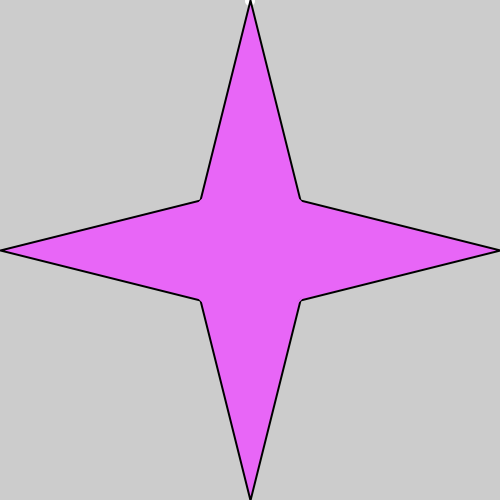
Frame 1 (no input)
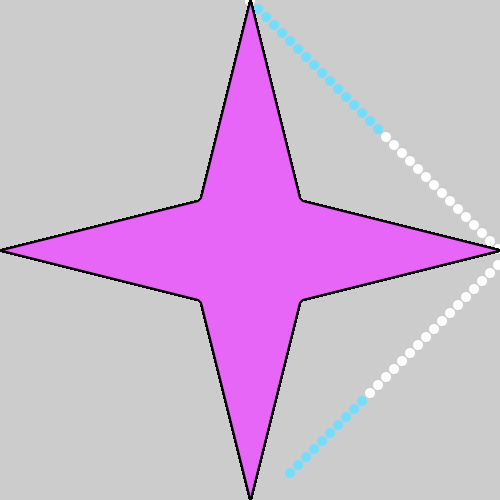
Frame 60 (the mouse pressed at the canvas centre just before this capture)
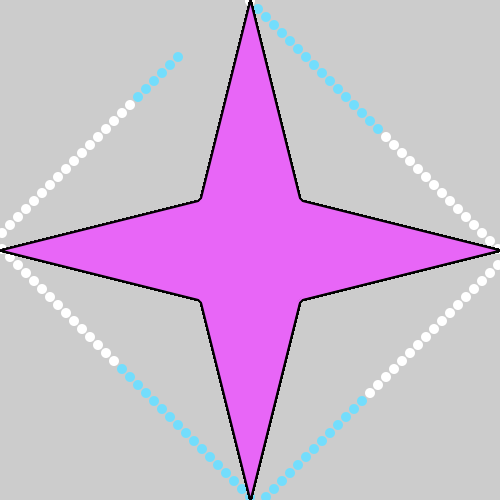
Frame 120 (the mouse held since frame 60 and released just before this capture)

The Processing sketch that drew these frames (run headless with seeded random() and noise(); from frame 60 on, the mouse is pressed at the canvas centre):

// Processing sketch: sofias03t00
// ── sofias03t00.pde
// Universidad del Desarrollo, Facultad de Diseño, Diseño Digital
// Sofía Oller Vidal
// Elemento que rebote en cuatros bordes y que vaya cambiando de color cada vez que rebote

color negro;
color blanco;                                 // estoy diciendo que cuando llame a este color será con este nombre
color rosado;                                 // estoy diciendo que cuando llame a este color será con este nombre
color celeste;                                // esto diciendo que cuando llame a este color será con este nombre

int x, y;                                     // nombrando las variables
int vely, velx;                               // nombrando nuevamente las variables
color pelota;                                 // nombró variable de pelota

void setup() {                                // inicio área de seteo
  size(500, 500);                             // se crea el tamaño del lienzo
  y=1;                                        // valorizando y
  vely = 8;                                  // le entrego el valor de velocidad a y
  x = width/2;                               // valorizando x
  velx = 8;                                  // le entrego el valor de velocidad a x

  pelota = color (255, 255, 255);             // declarando color blanco
  celeste = color (115, 221, 252);            // declarando color celeste
  negro = color (0, 0, 0);                    // declarando color negro
  rosado = color (232, 102, 247);             // declarando color rosado
}

void draw() {                                 // inicio área de dibujo
  fill(pelota);                               // declaro el color de la ellipse
  noStroke();                                 // declaro ellipse sin borde
  ellipse(x, y, 10, 10);                      // se dibuja la ellipse
  if (y > height|| y < 0) {                   // si y es mayor a la altura o menor a 0, la velocidad de y es...
    vely *=-1;                                // se multiplica por el inverso para que así pueda rebotar
  } else if (x > width|| x < 0) {             //  si x es mayor al ancho o menor a 9, la velocidad de x es...
    velx *= -1;                               // se multiplica por el inverso para que así pueda reborat
  }
  if (x < 125 && y > 125 ||  x < 125 && y < 375) {             // si x es mayor a 125 e y es menor a 125 o y es menor a 125 y x mnenor a 375
    pelota = color (255, 255, 255); // blanco                  //  el resultado de lo anterior es blanco
  } else if ( x < 375 && y < 125 || x < 375 && y < 375) {      // pero si y es menor a 125 y x mayor a 125 o x e smenor a 125 e y mayor a 125 
    pelota = color (115, 221, 252);  //celeste                 // el resultado de lo anterior es celeste
  }
  
  if (x > 375 && y > 125 ||  x > 375 && y < 375) {             // si x es mayor a 125 e y es menor a 125 o y es menor a 125 y x mnenor a 375
    pelota = color (255, 255, 255); // blanco                  //  el resultado de lo anterior es blanco
  } else if ( x > 125 && y < 125 || x > 125 && y > 375) {      // pero si y es menor a 125 y x mayor a 125 o x e smenor a 125 e y mayor a 125 
    pelota = color (115, 221, 252);  //celeste                 // el resultado de lo anterior es celeste
  }

  y += vely;                                // x aumenta su valor
  x += velx;                                // y aumenta su valor

  // triángulo 1
  stroke (negro);                           // declarando el color del borde
  strokeWeight (2);                         // declarando el tamaño del borde
  fill (rosado);                            // declarando de que color es el relleno del triangulo
  triangle (200, 300, 250, 500, 300, 300);  // declarando la posición del triángulo 1

  // triángulo 2
  stroke (negro);                           // declarando el color del borde
  strokeWeight (2);                         // declarando el tamaño del borde
  fill (rosado);                            // declarando de que color es el relleno del triangulo
  triangle (300, 300, 500, 250, 300, 200);  // declarando la posición del triángulo 2

  // triángulo 3
  stroke (negro);                           // declarando el color del borde
  strokeWeight (2);                         // declarando el tamaño del borde
  fill (rosado);                            // declarando de que color es el relleno del triangulo
  triangle (300, 200, 250, 0, 200, 200);    // declarando la posición del triángulo 3

  // triángulo 4
  stroke (negro);                           // declarando el color del borde
  strokeWeight (2);                         // declarando el tamaño del borde
  fill (rosado);                            // declarando de que color es el relleno del triangulo
  triangle (200, 200, 0, 250, 200, 300);    // declarando la posición del triángulo 4

  // ellipse
  stroke (rosado);                          // declarando el color del borde
  fill (rosado);                            // declarando el color de relleno
  ellipse (250, 250, 140, 140);             // declarando posición más tamaño de ellipse
}
